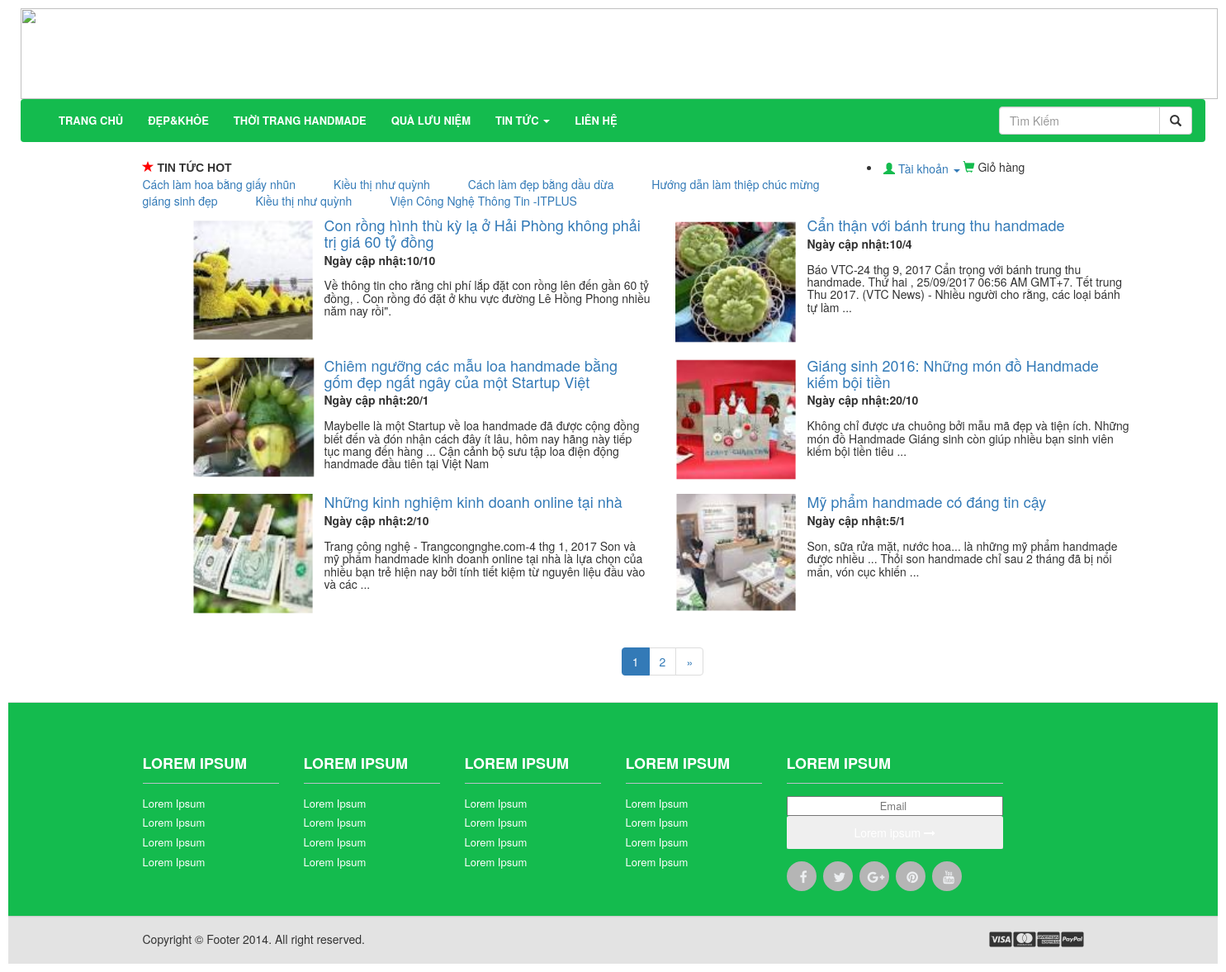
Screenshot of /index.php/tintuc/index with the database file from the repository.
### tables this page shows
CREATE TABLE IF NOT EXISTS `tintuc` (
  `MTT` int(100) NOT NULL,
  `tieu_de` varchar(100) NOT NULL,
  `ngay_cap_nhat` varchar(150) NOT NULL,
  `nd_cap_nhat` varchar(10000) NOT NULL,
  `noi_dung` mediumtext NOT NULL,
  `noi_dung1` mediumtext,
  `noi_dung_2` varchar(10000) NOT NULL,
  `noi_dung_3` mediumtext NOT NULL,
  `noi_dung_4` mediumtext NOT NULL,
  `y_kien_phan_hoi` varchar(50) NOT NULL,
  `hinh_minh_hoa` varchar(50) NOT NULL,
  `hinh_1` varchar(250) NOT NULL,
  `hinh_2` varchar(100) NOT NULL,
  PRIMARY KEY (`MTT`)
);

### index.php (called while the page is built, shortened)
<?php
require_once BASEPATH.'core/CodeIgniter.php';

### application/libraries/template.php (called while the page is built, shortened)
<?php
class Template {
	private $CI;
	var $template_data = array();
	public function __construct()
	{
		$this->CI =& get_instance();
	}
	function set($content_area, $value)	{
		$this->template_data[$content_area] = $value;
	}
	function load($template = '', $name ='', $view = '' , $view_data = array(), $return = FALSE){
		$this->set($name , $this->CI->load->view($view, $view_data, TRUE));
		$this->CI->load->view('layouts/'.$template, $this->template_data);
	}
}

### application/models/tintucModel.php (called while the page is built, shortened)
<?php
class tintucModel extends CI_Model
{
	var $tablename = "tintuc";
	public function getAllTT($limit=0,$start=0)
	{
		if($limit>0)
			$this->db->limit($limit, $start);
		$query = $this->db->get($this->tablename);
		return $query->result();
	}
}

### application/views/tintuc/tintuc_gt.php (the view, shortened to what this page needs)
<!DOCTYPE html>
<html>
<head>
  <head>
    <link rel="stylesheet" type="text/css" href="css/bootstrap.css">
  </head>
<body>
    <div class="container">
         <div class="row">
           <?php foreach($bang_tt as $tt) { ?>
              <div class="col-sm-6">
                <div class="media">
                    <div class="media-left media-middle">
                      <img src="<?=base_url('IMG/'.$tt->hinh_minh_hoa)?>" class="media-object" style="width:150px"><br/>
                    </div>
                    <div class="media-body">
                      <a href="<?=site_url('tintuc/chitiet/'.$tt->MTT)?>">
                      <h4 class="media-heading" ><?=$tt->tieu_de?></h4>
                      </a>
                 <b>  Ngày cập nhật:<?=$tt->ngay_cap_nhat?></b>
                       <p><?= $tt->nd_cap_nhat?></p>
                    </div>
                </div>
              </div>
          <?php } ?>
      </div>
      <?= $phantrang ;?>
    </div>
</body>
</html>

### application/controllers/tintuc.php (shortened to what this page needs)
<?php
class tintuc extends CI_Controller
{
	public function index($page = 0)
	{
		$config['base_url'] = site_url('tintuc/index');
		$config['total_rows'] = $this->db->count_all('tintuc');
		$config['per_page'] = 6;
		$config['full_tag_open'] = '<nav aria-label="Page navigation" class="text-center"><ul class="pagination">';
		$config['full_tag_close'] = '</ul></nav>';
		$config['first_link'] = false;
		$config['last_link'] = false;
		$config['first_tag_open'] = '<li>';
		$config['first_tag_close'] = '</li>';
		$config['prev_link'] = '&laquo';
		$config['prev_tag_open'] = '<li class="prev">';
		$config['prev_tag_close'] = '</li>';
		$config['next_link'] = '&raquo';
		$config['next_tag_open'] = '<li>';
		$config['next_tag_close'] = '</li>';
		$config['last_tag_open'] = '<li>';
		$config['last_tag_close'] = '</li>';
		$config['cur_tag_open'] = '<li class="active"><a href="#">';
		$config['cur_tag_close'] = '</a></li>';
		$config['num_tag_open'] = '<li>';
		$config['num_tag_close'] = '</li>';
		$this->pagination->initialize($config);
		$data["phantrang"]= $this->pagination->create_links();
		$data["bang_tt"]=$this->tintucModel->getAllTT($config['per_page'],$page);
		$this->template->load('fontend_quynh', 'contents' , 'tintuc/tintuc_gt', $data);
	}
}

### application/views/layouts/fontend_quynh.php (shortened to what this page needs)
<!DOCTYPE html>
<html>
<head>
    <link href="<?=base_url('assets/css/bootstrap.min.css')?>" rel="stylesheet">
    <link href="<?=base_url('assets/font-awesome/css/font-awesome.min.css')?>" rel="stylesheet">
</head>
<body>
<header class="header">
  <div class="container-fluid">
  	<img src="<?=base_url('images-q/caption.PNG')?>" width="1450" height="110">
      <nav class="navbar">
        <div class="container-fluid">
          <div class="navbar-header">
          <a class="navbar-brand" href="#"></a>
          </div>
          <ul class="nav navbar-nav">
            <li><a href="<?=site_url('sanpham/index')?>">TRANG CHỦ</a></li>
            <li><a href="#">ĐẸP&KHỎE</a></li>
            <li><a href="#">THỜI TRANG HANDMADE</a></li>
            <li><a href="#">QUÀ LƯU NIỆM</a></li>
            <li class="dropdown">
              <a href="#" class="dropdown-toggle" data-toggle="dropdown">TIN TỨC <b class="caret"></b></a>
            </li>
            <li><a href="#">LIÊN HỆ</a></li>
          </ul>
       <form class="navbar-form navbar-right">
              <div class="input-group">
              	<input type="text" class="form-control" placeholder="Tìm Kiếm">
                   	<div class="input-group-btn">
                      <button class="btn btn-default" type="submit">
                          <i class="glyphicon glyphicon-search"></i>
                      </button>
                	</div>
              </div>
      </form>
        </div>
      </nav>
  <div class="topbar hidden-sm hidden-md">
  	<div class="container">
		<div class="row">
        	<div class="col-lg-9 cod-md-9 cod-sm-6 a-left">
            	<div class="hot_new_side">
                    <div class="title_hot_news">
                        <a href="#">
                            <span style="color:#F00" class="glyphicon glyphicon-star"></span>
                        </a>
                        <span style="font-family:Tahoma, Geneva, sans-serif">
                            <strong>TIN TỨC HOT</strong>
                        </span>
                        <marquee behavior="scroll" direction="left" onMouseOver="this.stop();" onMouseOut="this.start();">
                            <a class="title_ticker" title="">Cách làm hoa bằng giấy nhũn</a>&emsp;&emsp;&emsp;
                            <a class="title_ticker" title="">Kiều thị như quỳnh</a>&emsp;&emsp;&emsp;
                            <a class="title_ticker" title="">Cách làm đẹp bằng dầu dừa</a>&emsp;&emsp;&emsp;
                            <a class="title_ticker" title="">Hướng dẫn làm thiệp chúc mừng giáng sinh đẹp</a>&emsp;&emsp;&emsp;
                            <a class="title_ticker" title="">Kiều thị như quỳnh</a>&emsp;&emsp;&emsp;
                            <a class="title_ticker" title="">Viện Công Nghệ Thông Tin -ITPLUS</a>&emsp;&emsp;&emsp;
                        </marquee>
                    </div>
                </div>
            </div>
            <div class="col-ms-6 col-md3 col-lg-3">
            	<div class="top-cart-contain f-right">
                	<div class="title_icons">
                    	<li class="dropdown">
                          <div class="btn-group show-on-hover">
                              <a href="#" class=" dropdown-toggle" data-toggle="dropdown">
                                <span class="glyphicon glyphicon-user" style="color:#14bb4e"></span> Tài khoản <span class="caret"></span>
                              </a>
                         </div>
                        <a href="#" style="color:#14bb4e">
          					<span class="glyphicon glyphicon-shopping-cart"></span>
       					</a>Giỏ hàng
                    </div>
            </div>
        </div>
    </div>
  </div>
</header>
<section class="awe-section-2">
	<div class="section_blog_and_product container">
    <div class="container">
    	<div class="col-lg-3 col-md-3 col-sm-12 col-xs-12" >
        <div class="col-lg-9 col-md-9" >
        	<h5 class="name_aside">
   					<?=$contents ;?>
            </h5>
        </div>
        </div>
    </div>
    </div>
</section>
        <footer>
            <div class="footer" id="footer">
                <div class="container">
                    <div class="row">
                        <div class="col-lg-2  col-md-2 col-sm-4 col-xs-6">
                            <h3> Lorem Ipsum </h3>
                            <ul>
                                <li> <a href="#"> Lorem Ipsum </a> </li>
                                <li> <a href="#"> Lorem Ipsum </a> </li>
                                <li> <a href="#"> Lorem Ipsum </a> </li>
                                <li> <a href="#"> Lorem Ipsum </a> </li>
                            </ul>
                        </div>
                        <div class="col-lg-2  col-md-2 col-sm-4 col-xs-6">
                            <h3> Lorem Ipsum </h3>
                            <ul>
                                <li> <a href="#"> Lorem Ipsum </a> </li>
                                <li> <a href="#"> Lorem Ipsum </a> </li>
                                <li> <a href="#"> Lorem Ipsum </a> </li>
                                <li> <a href="#"> Lorem Ipsum </a> </li>
                            </ul>
                        </div>
                        <div class="col-lg-2  col-md-2 col-sm-4 col-xs-6">
                            <h3> Lorem Ipsum </h3>
                            <ul>
                                <li> <a href="#"> Lorem Ipsum </a> </li>
                                <li> <a href="#"> Lorem Ipsum </a> </li>
                                <li> <a href="#"> Lorem Ipsum </a> </li>
                                <li> <a href="#"> Lorem Ipsum </a> </li>
                            </ul>
                        </div>
                        <div class="col-lg-2  col-md-2 col-sm-4 col-xs-6">
                            <h3> Lorem Ipsum </h3>
                            <ul>
                                <li> <a href="#"> Lorem Ipsum </a> </li>
                                <li> <a href="#"> Lorem Ipsum </a> </li>
                                <li> <a href="#"> Lorem Ipsum </a> </li>
                                <li> <a href="#"> Lorem Ipsum </a> </li>
                            </ul>
                        </div>
                        <div class="col-lg-3  col-md-3 col-sm-6 col-xs-12 ">
                            <h3> Lorem Ipsum </h3>
                            <ul>
                                <li>
                                    <div class="input-append newsletter-box text-center">
                                        <input type="text" class="full text-center" placeholder="Email ">
                                        <button class="btn  bg-gray" type="button"> Lorem ipsum <i class="fa fa-long-arrow-right"> </i> </button>
                                    </div>
                                </li>
                            </ul>
                            <ul class="social">
                                <li> <a href="#"> <i class=" fa fa-facebook">   </i> </a> </li>
                                <li> <a href="#"> <i class="fa fa-twitter">   </i> </a> </li>
                                <li> <a href="#"> <i class="fa fa-google-plus">   </i> </a> </li>
                                <li> <a href="#"> <i class="fa fa-pinterest">   </i> </a> </li>
                                <li> <a href="#"> <i class="fa fa-youtube">   </i> </a> </li>
                            </ul>
                        </div>
                    </div>
                </div>
            </div>
            <div class="footer-bottom">
                <div class="container">
                    <p class="pull-left"> Copyright © Footer 2014. All right reserved. </p>
                    <div class="pull-right">
                        <ul class="nav nav-pills payments">
                            <li><i class="fa fa-cc-visa"></i></li>
                            <li><i class="fa fa-cc-mastercard"></i></li>
                            <li><i class="fa fa-cc-amex"></i></li>
                            <li><i class="fa fa-cc-paypal"></i></li>
                        </ul>
                    </div>
                </div>
            </div>
        </footer>
</body>
</html>

### application/views/layouts/fontend_quynh.php (style rules this page uses)
.header nav { background: #14bb4e; display:block; }
.navbar-nav>li>a { color: #FFF; font-size: 13px; font-weight:600; line-height:20px; position:relative; }
body { padding:10px; }
.full { width: 100%; }
.footer { background:#14bb4e; height: auto; padding-bottom: 30px; position: relative; width: 100%; border-bottom: 1px solid #CCCCCC; border-top: 1px solid #DDDDDD; }
.footer h3 { border-bottom: 1px solid #BAC1C8; color: #ffffff; font-size: 18px; font-weight: 600; line-height: 27px; padding: 40px 0 10px; text-transform: uppercase; }
.footer ul { font-size: 13px; list-style-type: none; margin-left: 0; padding-left: 0; margin-top: 15px; color: #7F8C8D; }
.footer ul li a { padding: 0 0 5px 0; display: block; }
.footer a { color: #ffffff }
.newsletter-box .btn { border: medium none; -webkit-border-radius: 3px; -moz-border-radius: 3px; -o-border-radius: 3px; -ms-border-radius: 3px; border-radius: 3px; display: inline-block; height: 40px; padding: 0; width: 100%; color: #fff; }
.newsletter-box { overflow: hidden; }
.bg-gray { background-image: -moz-linear-gradient(center bottom, #BBBBBB 0%, #F0F0F0 100%); box-shadow: 0 1px 0 #B4B3B3; }
.social li { background: none repeat scroll 0 0 #B5B5B5; border: 2px solid #B5B5B5; -webkit-border-radius: 50%; -moz-border-radius: 50%; -o-border-radius: 50%; -ms-border-radius: 50%; border-radius: 50%; float: left; height: 36px; line-height: 36px; margin: 0 8px 0 0; padding: 0; text-align: center; width: 36px; transition: all 0.5s ease 0s; -moz-transition: all 0.5s ease 0s; -webkit-transition: all 0.5s ease 0s; -ms-transition: all 0.5s ease 0s; -o-transition: all 0.5s ease 0s; }
.social li a { color: #EDEFF1; }
.social li a i { font-size: 16px; margin: 0 0 0 5px; color: #EDEFF1 !important; }
.footer-bottom { background: #E3E3E3; border-top: 1px solid #DDDDDD; padding-top: 10px; padding-bottom: 10px; }
.footer-bottom p.pull-left { padding-top: 6px; }
.payments { font-size: 1.5em; }

### rows the page displays
tintuc: hinh_minh_hoa (picture), tieu_de "Con rồng hình thù kỳ lạ ở Hải Phòng không phải trị giá 60 tỷ đồng", ngay_cap_nhat "10/10", nd_cap_nhat "Về thông tin cho rằng chi phí lắp đặt con rồng lên đến gần 60 tỷ đồng, . Con rồng đó đặt ở khu vực đường Lê Hồng Phong nhiều năm nay rồi\"."
tintuc: hinh_minh_hoa (picture), tieu_de "Cẩn thận với bánh trung thu handmade", ngay_cap_nhat "10/4", nd_cap_nhat "Báo VTC-24 thg 9, 2017 Cẩn trọng với bánh trung thu handmade. Thứ hai , 25/09/2017 06:56 AM GMT+7. Tết trung Thu 2017. (VTC News) - Nhiều người cho rằng, các loại bánh tự làm ..."
tintuc: hinh_minh_hoa (picture), tieu_de "Chiêm ngưỡng các mẫu loa handmade bằng gốm đẹp ngất ngây của một Startup Việt", ngay_cap_nhat "20/1", nd_cap_nhat "Maybelle là một Startup về loa handmade đã được cộng đồng biết đến và đón nhận cách đây ít lâu, hôm nay hãng này tiếp tục mang đến hàng ... Cận cảnh bộ sưu tập loa điện động handmade đầu tiên tại Việt Nam"
tintuc: hinh_minh_hoa (picture), tieu_de "Giáng sinh 2016: Những món đồ Handmade kiếm bội tiền", ngay_cap_nhat "20/10", nd_cap_nhat "Không chỉ được ưa chuông bởi mẫu mã đẹp và tiện ích. Những món đồ Handmade Giáng sinh còn giúp nhiều bạn sinh viên kiếm bội tiền tiêu ..."
tintuc: hinh_minh_hoa (picture), tieu_de "Những kinh nghiệm kinh doanh online tại nhà", ngay_cap_nhat "2/10", nd_cap_nhat "Trang công nghệ - Trangcongnghe.com-4 thg 1, 2017 Son và mỹ phẩm handmade kinh doanh online tại nhà là lựa chọn của nhiều bạn trẻ hiện nay bởi tính tiết kiệm từ nguyên liệu đầu vào và các ..."
tintuc: hinh_minh_hoa (picture), tieu_de "Mỹ phẩm handmade có đáng tin cậy", ngay_cap_nhat "5/1", nd_cap_nhat "Son, sữa rửa mặt, nước hoa... là những mỹ phẩm handmade được nhiều ... Thỏi son handmade chỉ sau 2 tháng đã bị nổi mẩn, vón cục khiến ..."

### other values shown
$phantrang "1 2 »"
